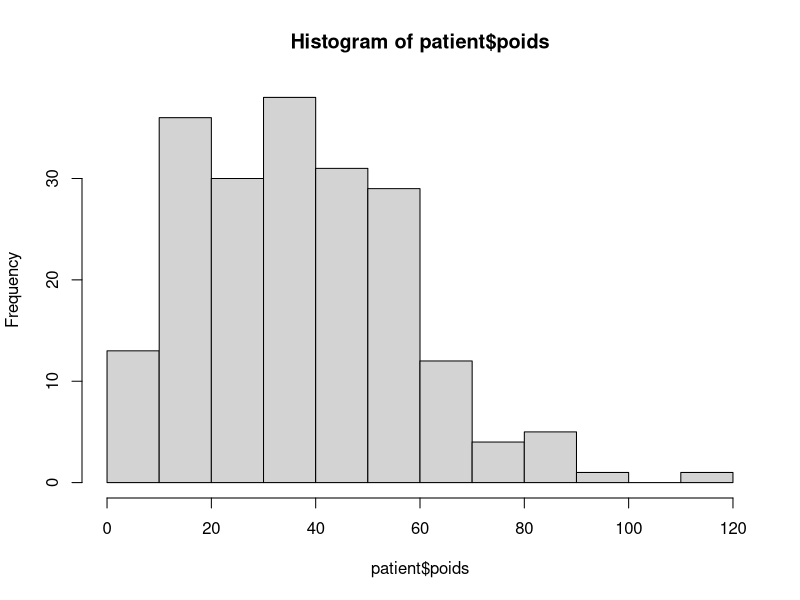
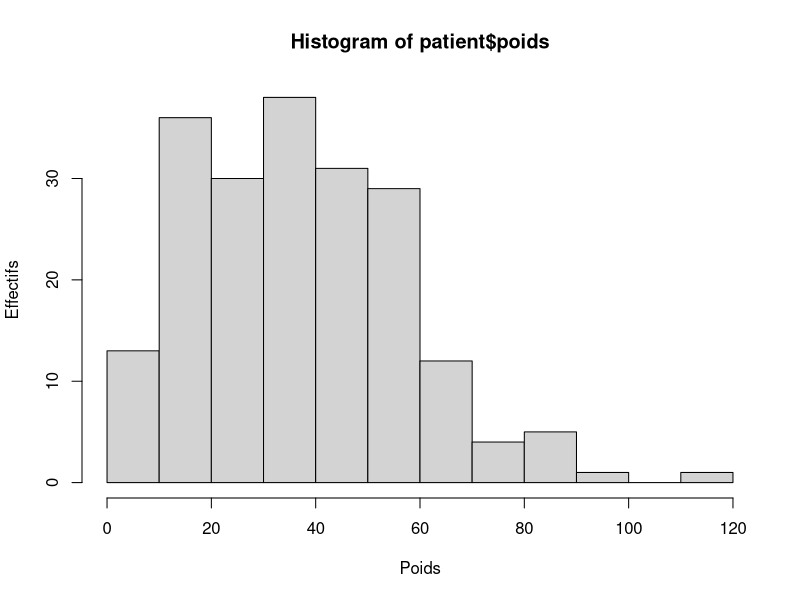
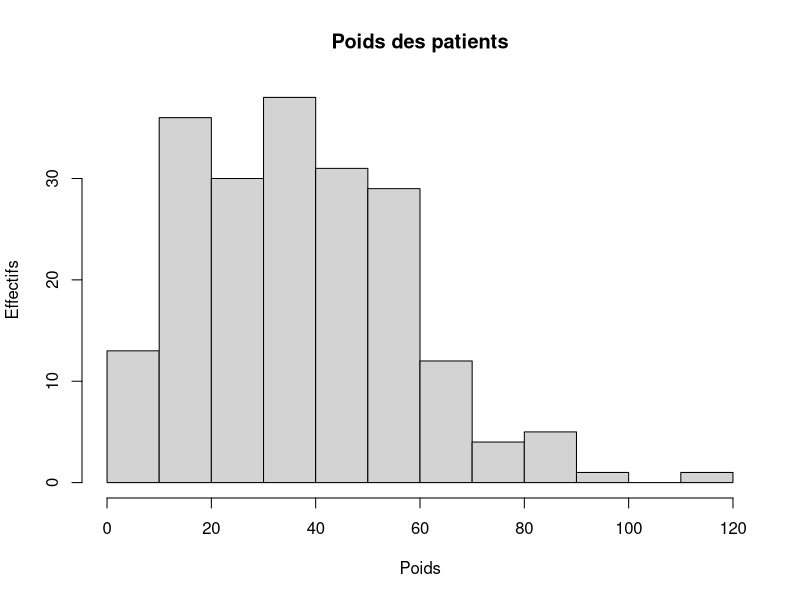
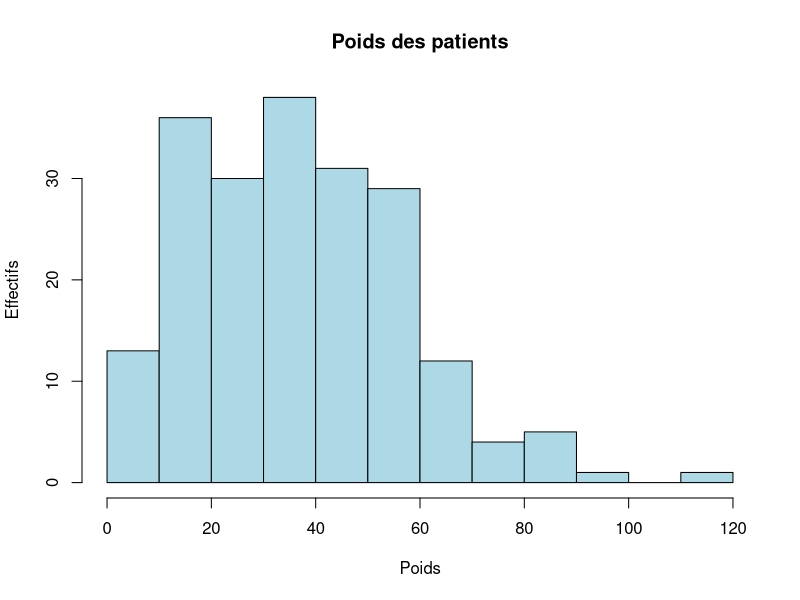
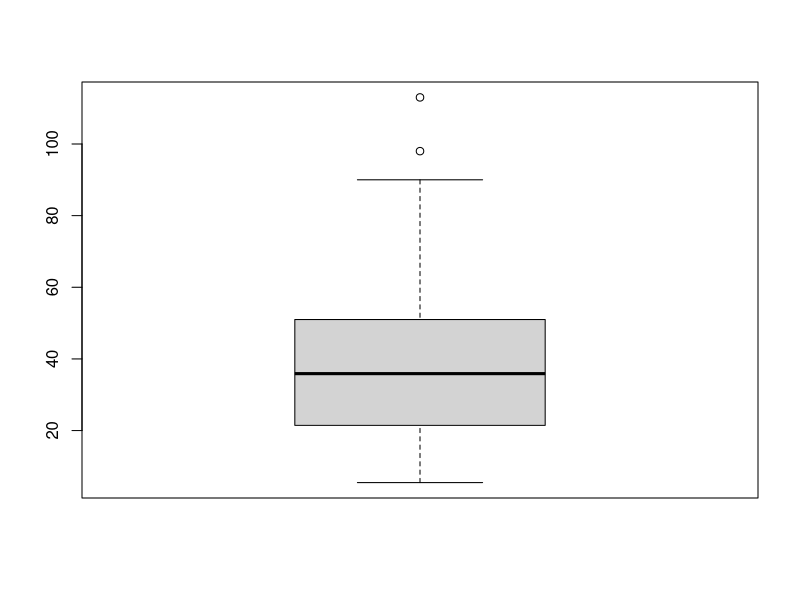
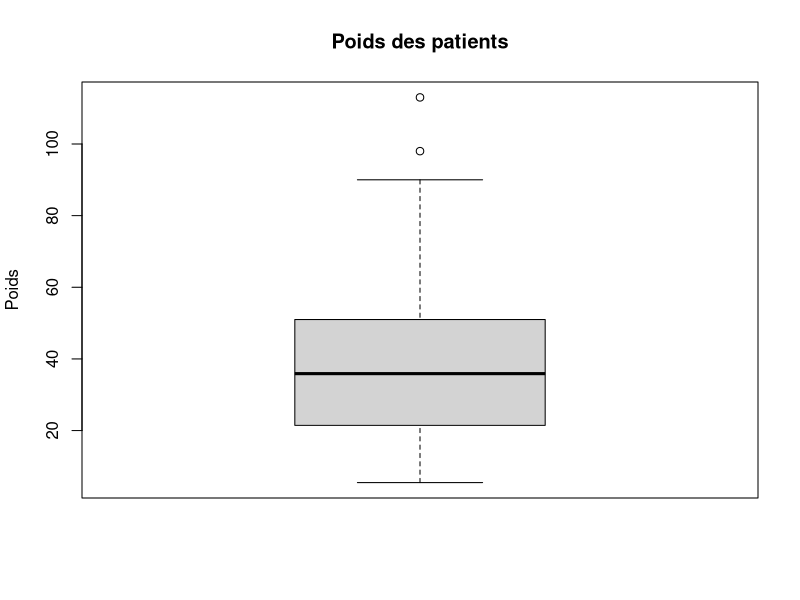
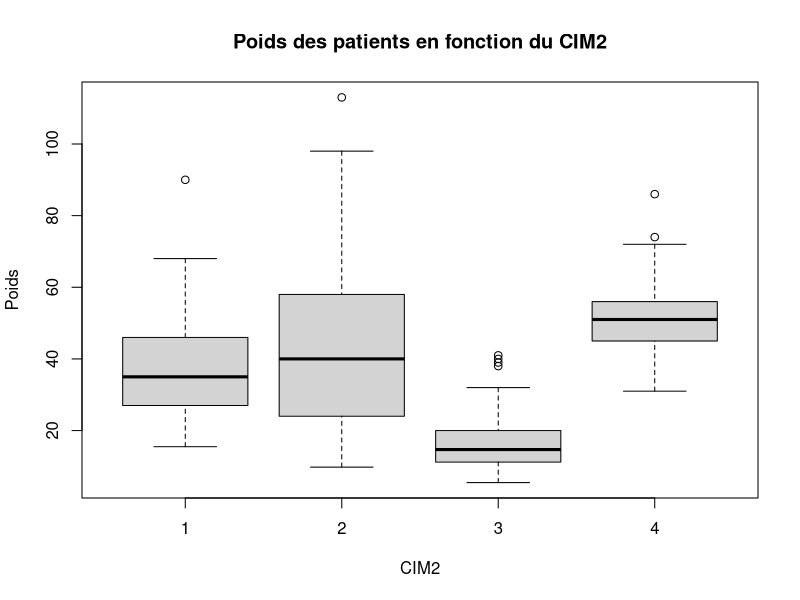
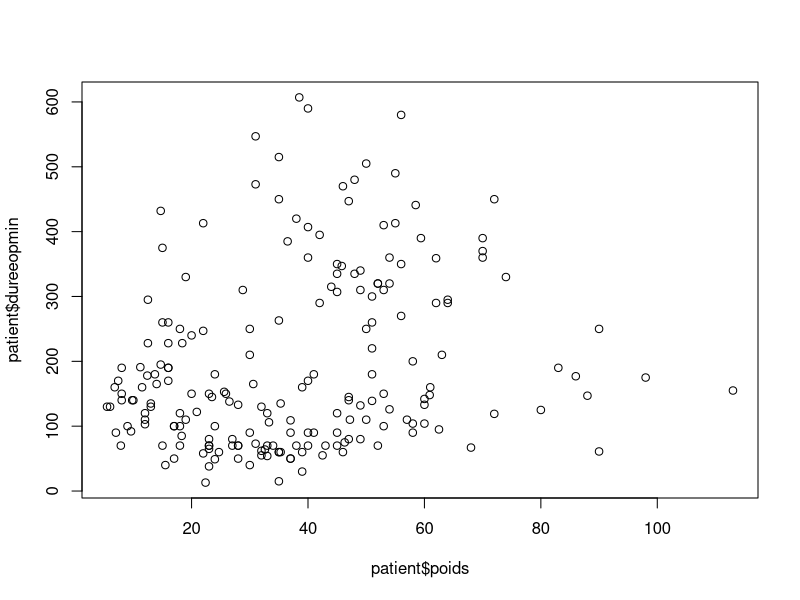

The R script that drew these images, in order: (Note: this script raises an error after producing the figures.)
## ---- chunk 1
knitr::opts_chunk$set(echo = TRUE)
require(tidyverse)
patient <- read_csv("data/patient.csv")
## ---- chunk 2
hist(patient$poids)
## ---- chunk 3
hist(patient$poids,xlab="Poids",ylab="Effectifs")
## ---- chunk 4
hist(patient$poids,xlab="Poids",ylab="Effectifs",main="Poids des patients")
## ---- chunk 5
hist(patient$poids,xlab="Poids",ylab="Effectifs",main="Poids des patients",col="lightblue")
## ---- chunk 6
boxplot(patient$poids)
## ---- chunk 7
boxplot(patient$poids,ylab="Poids",main="Poids des patients")

## ---- chunk 8
boxplot(poids ~ CIM2, data = patient,ylab="Poids",main="Poids des patients en fonction du CIM2") 
## ---- chunk 9
plot(patient$poids,patient$dureeopmin)
## ---- chunk 10
plot(patient$poids,patient$dureeopmin,xlab="Poids",ylab="Durée opération en minutes")
## ---- chunk 11
plot(dureeopmin ~ poids,data=patient,xlab="Poids",ylab="Durée opération en minutes")
## ---- chunk 12
coefficients <- lm(dureeopmin~poids,data=patient)
plot(patient$poids,patient$dureeopmin,xlab="Poids",ylab="Durée opération en minutes")
abline(coefficients)
## ---- chunk 13
coefficients <- lm(dureeopmin~poids,data=patient)
plot(patient$poids,patient$dureeopmin,xlab="Poids",ylab="Durée opération en minutes",
     xlim=c(0,150),ylim=c(0,600))
abline(coefficients)
## ---- chunk 14
png("figure-1.png")
coefficients <- lm(dureeopmin~poids,data=patient)
plot(patient$poids,patient$dureeopmin,xlab="Poids",ylab="Durée opération en minutes",
     xlim=c(0,150),ylim=c(0,600))
abline(coefficients)
dev.off()
## ---- chunk 15
tableau <- table(patient$sexe)
barplot(tableau, main = "CIM2", ylab = "Effectifs")
## ---- chunk 16
tableau <- table(patient$CIM2,patient$sexe)
barplot(tableau, main = "CIM2", ylab = "Effectifs")
## ---- chunk 17
library(ggplot2)
## ---- chunk 18
ggplot(patient)
## ---- chunk 19
ggplot(patient,aes(poids))
## ---- chunk 20
ggplot(patient,aes(poids))+geom_histogram()
## ---- chunk 21
ggplot(patient,aes(poids))+geom_histogram()+
  scale_x_continuous(limits = c(0,150)) +
  scale_y_continuous(limits = c(0,20))
## ---- chunk 22
ggplot(patient,aes(poids))+geom_histogram(bins=10)+
  scale_x_continuous(limits = c(0,150))
## ---- chunk 23
ggplot(patient,aes(poids))+geom_histogram()+
  scale_x_continuous(limits = c(0,150)) + 
  ggtitle("Poids des patients") + 
  xlab("Poids") + 
  ylab("Effectifs")
## ---- chunk 24
ggplot(patient,aes(poids))+geom_histogram(fill ="lightblue", colour = "black")+
  scale_x_continuous(limits = c(0,150)) + 
  ggtitle("Poids des patients") + 
  xlab("Poids") + 
  ylab("Effectifs")
## ---- chunk 25
ggplot(patient,aes(poids,fill=sexe))+geom_histogram(color="black")+
  scale_x_continuous(limits = c(0,150)) + 
  ggtitle("Poids des patients") + 
  xlab("Poids") + 
  ylab("Effectifs")
## ---- chunk 26
ggplot(patient,aes(poids,fill=sexe))+geom_histogram(color="black")+
  scale_x_continuous(limits = c(0,150)) + 
  ggtitle("Poids des patients") + 
  xlab("Poids") + 
  ylab("Effectifs") +
  facet_grid(sexe ~ .)
## ---- chunk 27
ggplot(patient,aes(poids))+geom_histogram(color="black")+
  scale_x_continuous(limits = c(0,150)) + 
  ggtitle("Poids des patients") + 
  xlab("Poids") + 
  ylab("Effectifs") +
  facet_grid(sexe ~ Hopital)
## ---- chunk 28
ggplot(patient,aes(poids))+geom_histogram(aes(y = ..density..),color="black")+
  scale_x_continuous(limits = c(0,150)) + 
  ggtitle("Poids des patients") + 
  xlab("Poids") + 
  ylab("Densité") +
  facet_grid(sexe ~ Hopital)

## ---- chunk 29
ggplot(patient,aes(x=poids,fill=sexe))+geom_boxplot()+
  ggtitle("Poids des patients") + 
  xlab("Poids") + 
  ylab("Densité") +
  facet_grid(Hopital ~ .)
## ---- chunk 30
ggplot(patient,aes(x=sexe,y=poids))+geom_boxplot()+
  ggtitle("Poids des patients") + 
  xlab("Poids") + 
  ylab("Densité") +
  facet_grid(Hopital ~ .)
## ---- chunk 31
ggplot(patient,aes(poids))+geom_boxplot()+
  ggtitle("Poids des patients") + 
  xlab("Poids") + 
  ylab("Densité") +
  facet_grid(sexe ~ Hopital)
## ---- chunk 32
ggplot(patient,aes(x=poids,y=dureeopmin))+geom_point(aes(col=sexe))+
  ggtitle("Caractéristiques des patients") + 
  xlab("Poids") + 
  ylab("Durée de l'opération en minutes") 
## ---- chunk 33
ggplot(patient,aes(x=poids,y=dureeopmin))+geom_point(aes(col=sexe))+
  ggtitle("Caractéristiques des patients") + 
  xlab("Poids") + 
  ylab("Durée de l'opération en minutes") +
  facet_grid(CIM2 ~ Hopital)

## ---- chunk 34
ggplot(patient,aes(x=poids,y=dureeopmin))+geom_point(aes(col=sexe))+
  geom_smooth(method="lm") +
  ggtitle("Caractéristiques des patients") + 
  xlab("Poids") + 
  ylab("Durée de l'opération en minutes") +
  facet_grid(CIM2 ~ Hopital)
## ---- chunk 35
ggplot(patient,aes(x=poids,y=dureeopmin))+geom_point(aes(col=sexe))+
  geom_smooth() +
  ggtitle("Caractéristiques des patients") + 
  xlab("Poids") + 
  ylab("Durée de l'opération en minutes") +
  facet_grid(CIM2 ~ Hopital)
## ---- chunk 36
ggplot(patient,aes(x=poids,y=dureeopmin))+geom_point(aes(col=sexe))+
  geom_smooth(se=FALSE) +
  ggtitle("Caractéristiques des patients") + 
  xlab("Poids") + 
  ylab("Durée de l'opération en minutes") +
  facet_grid(CIM2 ~ Hopital)
## ---- chunk 37
ggplot(patient,aes(x=dureeopmin,y=totalechelle))+geom_point(aes(col=sexe))+
  geom_smooth(method="lm",se=FALSE) +
  ggtitle("Total des échelles de douleur et durée opération") + 
  xlab("Durée de l'opération en minutes") + 
  ylab("Total des échelles de douleur") +
  facet_grid(CIM2 ~ Hopital)
## ---- chunk 38
ggplot(patient,aes(x=dureeopmin,y=totalechelle,label=UID))+geom_point(aes(col=sexe))+
  geom_smooth(method="lm",se=FALSE) +
  geom_text_repel() +
  ggtitle("Total des échelles de douleur et durée opération") + 
  xlab("Durée de l'opération en minutes") + 
  ylab("Total des échelles de douleur") 
## ---- chunk 39
ggplot(patient,aes(sexe))+geom_bar()
## ---- chunk 40
ggplot(patient,aes(sexe))+geom_bar()+
  facet_grid(CIM2~Hopital)
## ---- chunk 41
require(reshape2)
tableau <- table(patient$sexe,patient$CIM2)
long <- melt(tableau,varnames = c("sexe","CIM2"),value.name = "value")
long
## ---- chunk 42
require(reshape2)
tableau <- table(patient$sexe,patient$CIM2)
tableau
## ---- chunk 43
long <- melt(tableau,varnames = c("sexe","CIM2"),value.name = "value")
## ---- chunk 44
ggplot(long,aes(x=sexe,y=value,fill=CIM2))+geom_bar(position = "stack",stat="identity")
## ---- chunk 45
ggplot(long,aes(x=CIM2,y=value,fill=sexe))+geom_bar(position = "dodge",stat="identity")
## ---- chunk 46
tableau <- table(patient$Hopital,patient$sexe,patient$CIM2)
long <- melt(tableau,varnames = c("Hopital","sexe","CIM2"),value.name = "value")
ggplot(long,aes(x=CIM2,y=value,fill=sexe))+
  geom_bar(position = "dodge",stat="identity")+
  facet_grid(Hopital ~ . )
## ---- chunk 47
ggplot(long,aes(x=CIM2,y=value,fill=sexe))+geom_bar(position = "dodge",stat="identity")
ggsave("mon-graphique.png")
## ---- chunk 48
tableau <- dcast(patient, UID + sexe ~ Hopital, value.var = "nbechelle")
tableau$poids <- ifelse(!is.na(tableau$A),tableau$A,tableau$B)

ggplot(tableau, aes(x=nbechelle) ) +
  geom_density( aes(x = A, y = ..density..), fill="#69b3a2" ) +
  geom_label(aes(x=90, y=0.01, label="Hopital A"), color="#69b3a2") +
  geom_density( aes(x = B, y = -..density..), fill= "#404080") +
  geom_label(aes(x=90,y=-0.01, label="Hopital B"), color="#404080")

